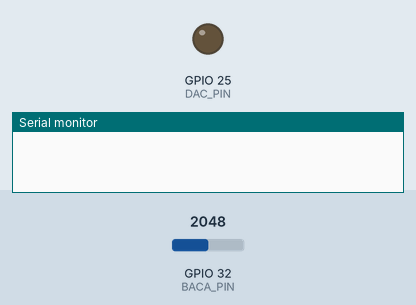
Simulated run of this sketch. Board: ESP32. Parts: output pins drawn as LEDs (lit = HIGH), the last lines printed to the serial monitor. The test bench sets the inputs (shaded band); at power-on: GPIO 32 (BACA_PIN) = 2048.

Above: at 0.05 s.
At 5.25 s:
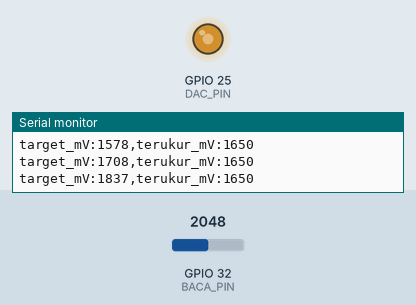
At 9.05 s:
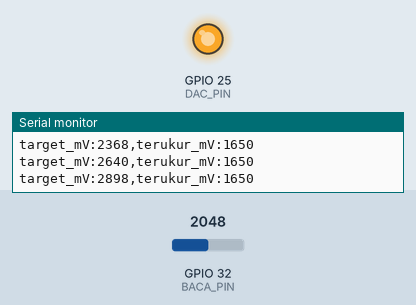
At 18.05 s:
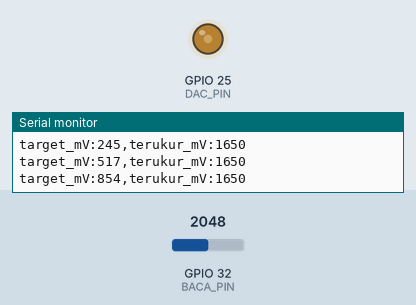
Timing chart, 0 to 23.5 s (numbered marks = the images above):
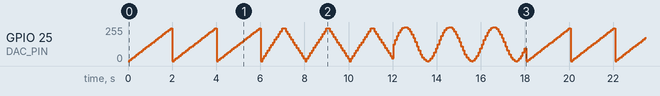

The sketch:

p2_gelombang_plotter.ino
```cpp
/*
 * BAB 13 - Program 2: Gelombang di Serial Plotter
 * DAC1 (IO25) membuat gelombang lambat secara bergantian:
 * gigi gergaji, segitiga, lalu sinus (masing-masing 3 gelombang).
 * ADC di IO32 membaca balik tegangannya.
 * Buka Tools → Serial Plotter untuk melihat grafiknya.
 *
 * Rangkaian: kabel jumper dari pin header 25 ke pin header 32 (sama dengan Program 1)
 */

#define DAC_PIN  25  // DAC1 → IO25
#define BACA_PIN 32  // ADC1 → IO32, membaca balik tegangan DAC

const int TITIK_PER_GELOMBANG = 25;  // 25 titik: dua gelombang muat di layar Serial Plotter
const int JEDA_MS = 80;              // 25 titik × 80 ms = 2 detik per gelombang
const int JUMLAH_GELOMBANG = 3;      // setiap bentuk diulang 3 kali

// Menghitung nilai DAC (0–255) untuk titik ke-i dari bentuk gelombang tertentu
int hitungNilai(int bentuk, int i) {
  float posisi = (float)i / TITIK_PER_GELOMBANG;  // dari 0.0 sampai hampir 1.0

  if (bentuk == 0) {          // gigi gergaji: naik lurus, lalu jatuh
    return posisi * 255;
  } else if (bentuk == 1) {   // segitiga: naik lurus, lalu turun lurus
    if (posisi < 0.5) {
      return posisi * 2 * 255;
    }
    return (1.0 - posisi) * 2 * 255;
  } else {                    // sinus: naik-turun melengkung, di tengah 127,5
    return 127.5 + 127.5 * sin(2 * PI * posisi);
  }
}

void setup() {
  Serial.begin(115200);
  // Sengaja tidak mencetak judul supaya grafik di Serial Plotter tetap bersih
}

void loop() {
  for (int bentuk = 0; bentuk < 3; bentuk++) {
    for (int g = 0; g < JUMLAH_GELOMBANG; g++) {
      for (int i = 0; i < TITIK_PER_GELOMBANG; i++) {
        int nilai = hitungNilai(bentuk, i);
        dacWrite(DAC_PIN, nilai);
        delay(JEDA_MS);

        int target = nilai * 3300 / 255;               // tegangan ideal (mV)
        int terukur = analogReadMilliVolts(BACA_PIN);  // tegangan terbaca ADC (mV)

        // Format Serial Plotter: nama:nilai,nama:nilai
        Serial.print("target_mV:");
        Serial.print(target);
        Serial.print(",terukur_mV:");
        Serial.println(terukur);
      }
    }
  }
}
```

Measured:
- by itself, GPIO 25 (DAC_PIN): moves between 0/255 and 254/255, repeating every 18.1 s
